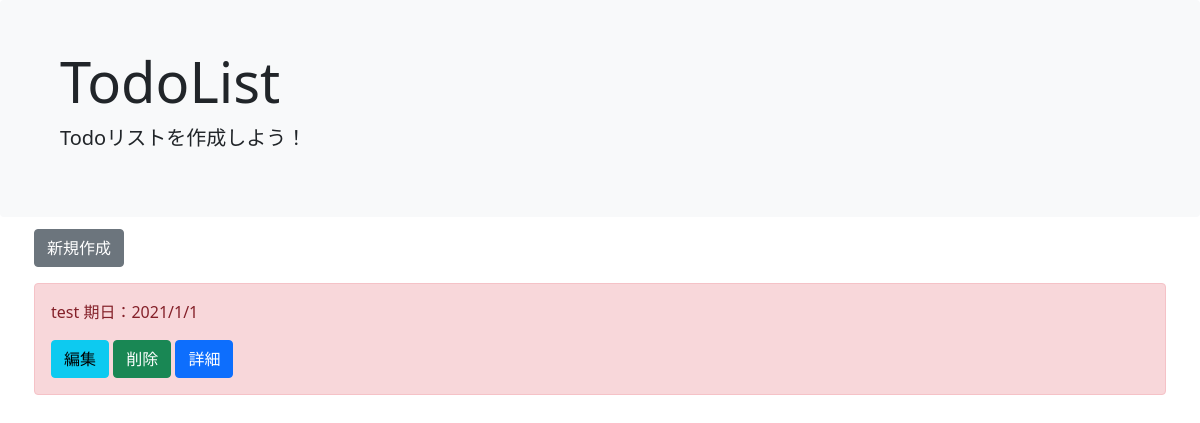
The page /list/ on the database as committed earlier.
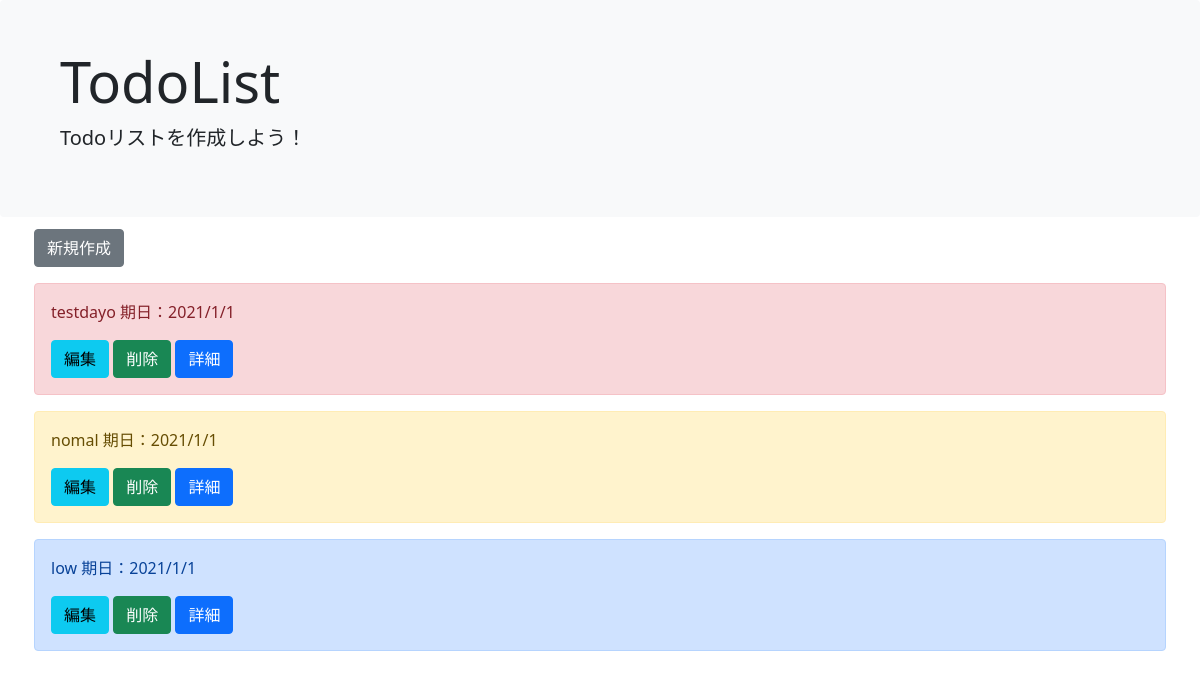
The same page on the database as committed later.
### todo/models.py (models this page shows, shortened)
class TodoModel(models.Model):
    title = models.CharField( max_length = 100)
    memo = models.TextField()
    priority = models.CharField(
        max_length = 50,
        choices = CHOICE
    )
    duedate = models.DateField()

### todo/views.py (the view)
# urls.py: path('list/', TodoList.as_view(), name='list'),
class TodoList(ListView):
    template_name = 'list.html'
    model = TodoModel

### templates/list.html
{% extends 'base.html'%}
{% block header %}
<div class="mb-2 p-5 bg-light text-black rounded">
    <div class="container">
      <h1 class="display-4">TodoList</h1>
      <p class="lead">Todoリストを作成しよう！</p>
    </div>
  </div>
{% endblock header %}
{% block content %}
<div class="container p-1">
    <a href="{% url 'create' %}" class="btn btn-secondary mb-3" tabindex="-1" role="button" aria-disabled="true">新規作成</a>
    {% for item in object_list %}
        <div class="alert alert-{{ item.priority }}" role="alert">
            <p>{{ item.title }}  期日：{{ item.duedate | date:'o/n/j' }}</p>
            <a href="{% url 'update' item.pk %}" class="btn btn-info" tabindex="-1" role="button" aria-disabled="true">編集</a>
            <a href="{% url 'delete' item.pk %}" class="btn btn-success" tabindex="-1" role="button" aria-disabled="true">削除</a>
            <a href="{% url 'detail' item.pk %}" class="btn btn-primary" tabindex="-1" role="button" aria-disabled="true">詳細</a>
        </div>
    {% endfor %}
</div>
{% endblock content %}

### templates/base.html (shortened to what this page needs)
<!doctype html>
<html lang="en">
  <head>
    <link href="https://cdn.jsdelivr.net/npm/bootstrap@5.0.2/dist/css/bootstrap.min.css" rel="stylesheet">
  </head>
  <body>
    {% block header %}
    {% endblock header %}
    {% block content %}
    {% endblock content %}
  </body>
</html>

Rows that differ between the two databases and show on the page:
changed TodoModel: title "test" → "testdayo"
added TodoModel: title "nomal", duedate "2021/1/1"
added TodoModel: title "low", duedate "2021/1/1"
